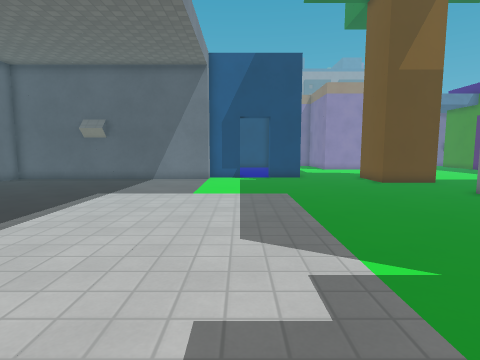
[1] (above)

17 first-person views from a walk through a 3-D level made in the Godot game engine. The camera is 1.2 m above the floor, tilts 6° down and sees 80° across. The floor is counted in squares, 0.65 m on a side. Each view is taken from the middle of a square. On the plan, view 1 faces up. The plan holds only what a view shows up to about 16 squares ahead; the rest is blank. The place goes on beyond the plan. Door leaves are left out where a doorway can be walked through. Surface patterns are stand-ins for the level's own textures.

[2]
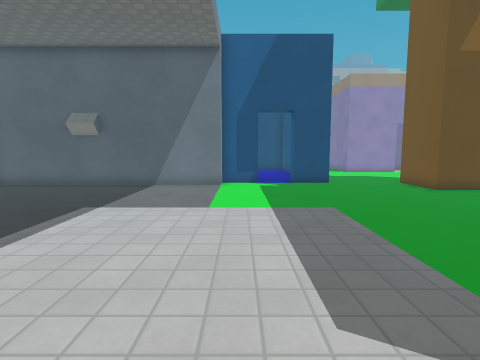

[3]
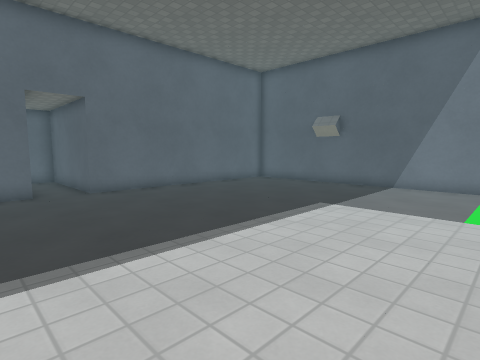

[4]
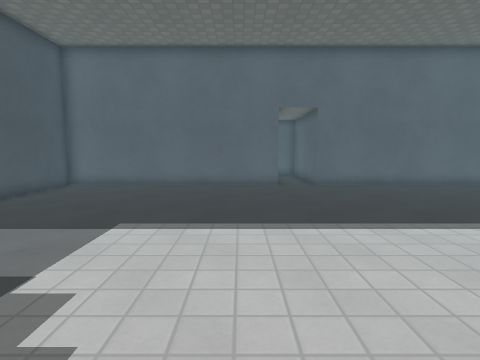

[5]
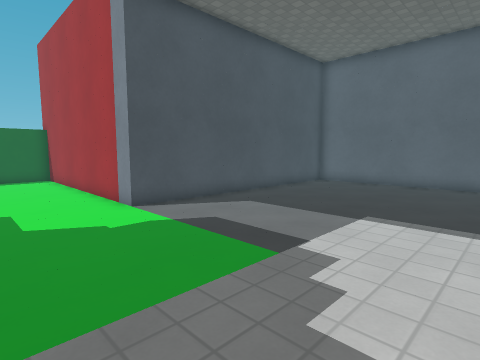

[6]
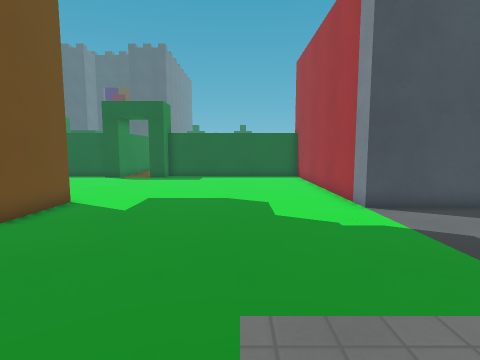

[7]
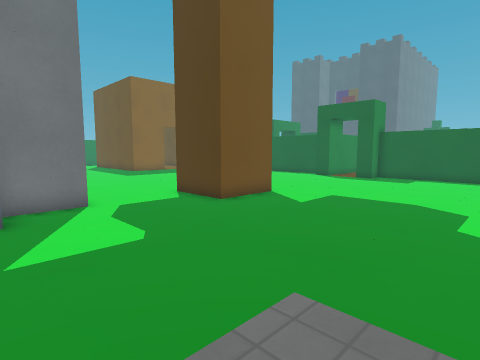

[8]
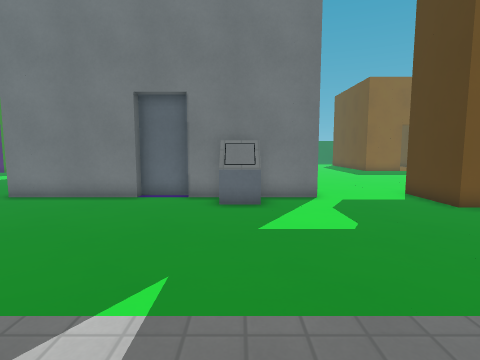

[9]
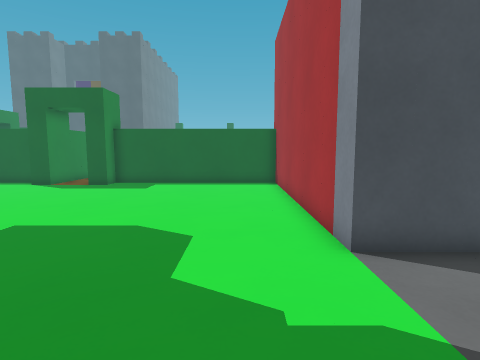

[10]
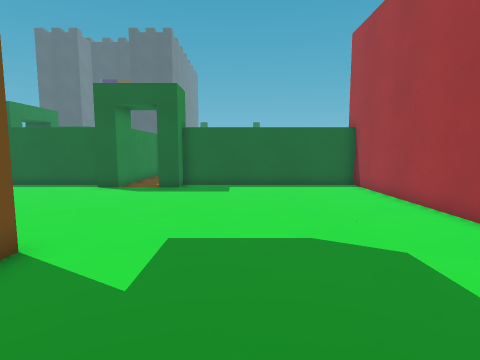

[11]
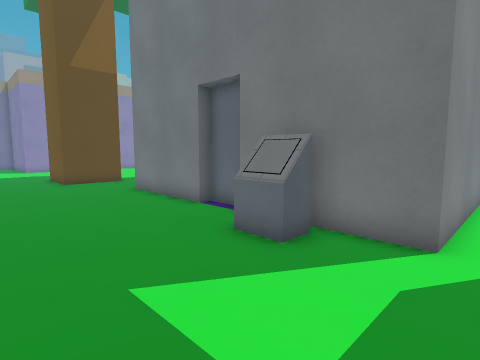

[12]
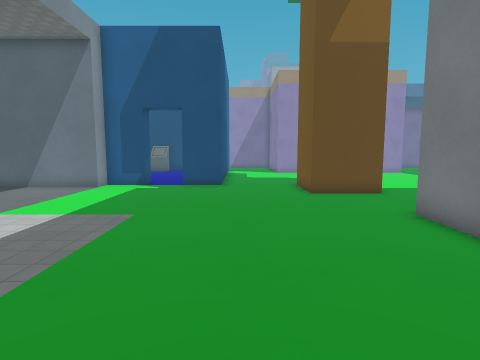

[13]
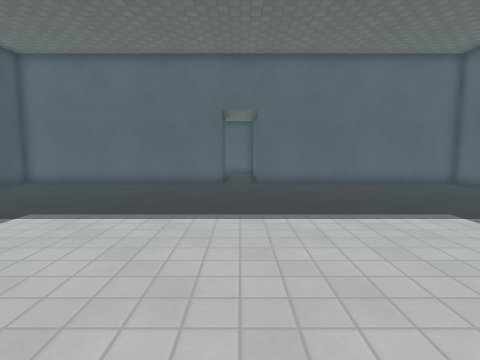

[14]
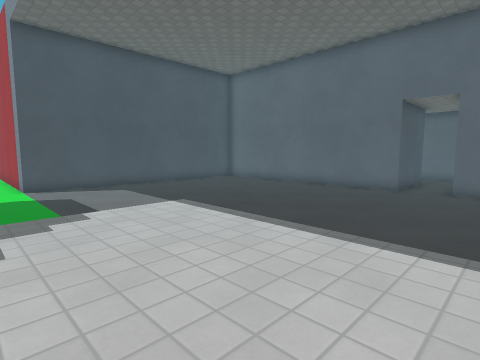

[15]
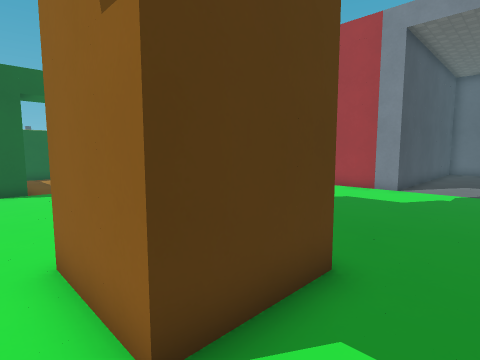

[16]
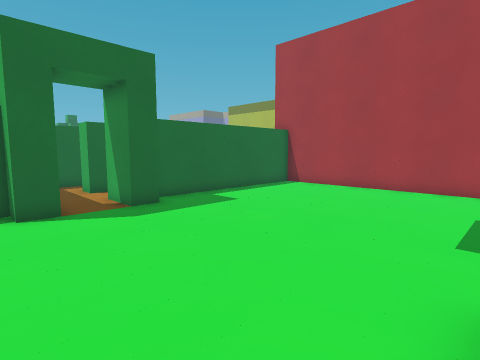

[17]
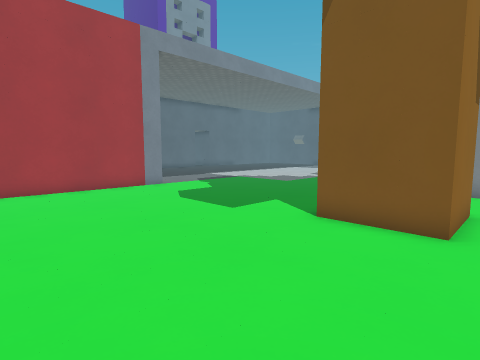

### Floor plan
Points are (right, up) in squares from view 1. A wall is a line through its corners. A room is listed if a view was taken in it or the views show most of it. See-through windows are left out.
Room 1 (views 1, 2, 3, 4, 5, 6, 7, 8, 9, 10, 11, 12, 13, 14, 15, 16, 17)
walls: (9.6, 2.3) (8.5, 2.3); (8, -4) (11, -4) (11, -7) (8, -7) (8, -4); (10.5, 5) (10.5, 7); (10, 7) (10, 12); (12.5, 0) (10, 0) (10, 5); (-16.5, 5) (-14, 5) (-14, -6) (-2, -6) (-2, -17) (7, -17) (7, -16) (8, -16) (8, -18); (9.4, 16) (8, 16) (8, 19); (4.1, 19) (2, 19); (0, 20) (0, 19) (-2, 19) (-2, 18) (-14, 18) (-14, 7) (-16.5, 7); (10, -18.1) (10, -16) (11, -16) (11, -17) (12.5, -17)
low walls: (8.5, 2.3) (8.5, 3.8)
ways out: opening at (6, 19); opening at (10.5, 14)

Positions as (right, up) in squares from view 1, and headings:
1: (0, 0), facing up
2: (-1, 3), facing up
3: (-1, 3), facing up-left
4: (1, 3), facing left
5: (2, 3), facing down-left
6: (2, 3), facing down
7: (0, 3), facing down-right
8: (-1, 3), facing right
9: (0, -1), facing down
10: (4, -2), facing down
11: (4, -1), facing up-right
12: (5, 4), facing up
13: (2, 6), facing left
14: (0, 9), facing down-left
15: (12, -2), facing down-left
16: (12, -7), facing down-left
17: (12, -14), facing up-left
